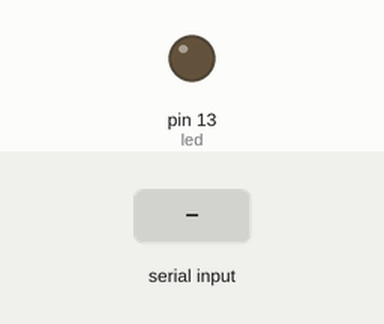
Bench run of a sketch on a simulated Arduino Uno, built with avr-gcc and run on an emulated ATmega328P. Shown: output pins drawn as LEDs (lit = HIGH). The inputs (shaded band) are chosen by the test bench.

Above: at 1.2 s.
1.3 s: "2" received over Serial
At 1.6 s:
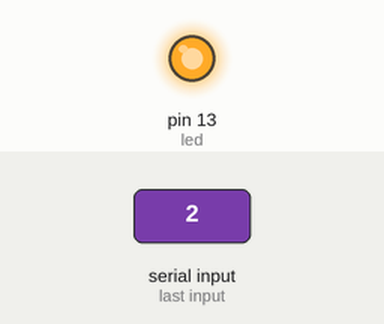
Timing chart, 0 to 4.8 s (numbered marks = the images above; inputs shaded):
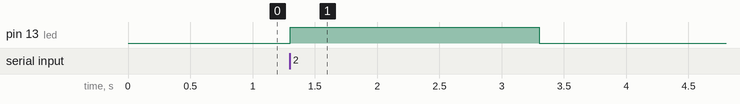

Measured:
- after the input at 1.3 s, pin 13 (led): LOW → HIGH at once, → LOW 2.0 s later

The sketch:

milikan-arduino.ino
```cpp
/*
  Universidade Federal de Alagoas
  Instituto de Fisica
  Autor: Gean S. Santos
         Tecnico de Laboratorio/Fisica
  Data: 01/2020
 */

#define rep(i, n) for(int i = 1; i <= n; ++i)
#define change_key '1'
#define blow_drops '2'
int a0 = A0;
bool statusKey = LOW;
const int blow = 11;
const int key = 12;
const int led = 13;
int sizeSerial;
char cmd;


void setup() {
  Serial.begin(9600);
  pinMode(key, OUTPUT);
  pinMode(led, OUTPUT);
  digitalWrite(key, LOW);
  digitalWrite(led, LOW);
}

void loop() {
  sizeSerial = Serial.available();
  if (sizeSerial) {  // It can be anything
    cmd = Serial.read();  // Clear buffer
    if (cmd == change_key) {
        statusKey = !statusKey;
        digitalWrite(key, statusKey);
    } else if (cmd == blow_drops) {
        digitalWrite(led, HIGH);  // TO TEST
        digitalWrite(blow, HIGH);
        delay(2000);
        digitalWrite(blow, LOW);
        digitalWrite(led, LOW);  // TO TEST
    }
  }
}
```
